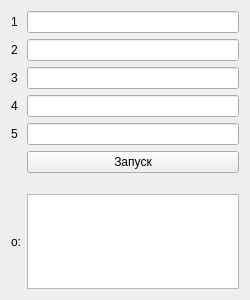
<?xml version="1.0" encoding="UTF-8"?>
<ui version="4.0">
 <class>lab6</class>
 <widget class="QMainWindow" name="lab6">
  <property name="geometry">
   <rect>
    <x>0</x>
    <y>0</y>
    <width>250</width>
    <height>300</height>
   </rect>
  </property>
  <property name="sizePolicy">
   <sizepolicy hsizetype="Fixed" vsizetype="Fixed">
    <horstretch>0</horstretch>
    <verstretch>0</verstretch>
   </sizepolicy>
  </property>
  <property name="minimumSize">
   <size>
    <width>250</width>
    <height>300</height>
   </size>
  </property>
  <property name="maximumSize">
   <size>
    <width>250</width>
    <height>300</height>
   </size>
  </property>
  <property name="windowTitle">
   <string>lab6</string>
  </property>
  <widget class="QWidget" name="centralWidget">
   <layout class="QGridLayout" name="gridLayout">
    <item row="1" column="1">
     <widget class="QLineEdit" name="le_2"/>
    </item>
    <item row="0" column="0">
     <widget class="QLabel" name="label">
      <property name="text">
       <string>1</string>
      </property>
     </widget>
    </item>
    <item row="3" column="1">
     <widget class="QLineEdit" name="le_4"/>
    </item>
    <item row="2" column="0">
     <widget class="QLabel" name="label_3">
      <property name="text">
       <string>3</string>
      </property>
     </widget>
    </item>
    <item row="3" column="0">
     <widget class="QLabel" name="label_5">
      <property name="text">
       <string>4</string>
      </property>
     </widget>
    </item>
    <item row="0" column="1">
     <widget class="QLineEdit" name="le_1"/>
    </item>
    <item row="2" column="1">
     <widget class="QLineEdit" name="le_3"/>
    </item>
    <item row="1" column="0">
     <widget class="QLabel" name="label_2">
      <property name="text">
       <string>2</string>
      </property>
     </widget>
    </item>
    <item row="5" column="1">
     <widget class="QPushButton" name="btn_run">
      <property name="text">
       <string>Запуск</string>
      </property>
     </widget>
    </item>
    <item row="4" column="1">
     <widget class="QLineEdit" name="le_5"/>
    </item>
    <item row="4" column="0">
     <widget class="QLabel" name="label_6">
      <property name="text">
       <string>5</string>
      </property>
     </widget>
    </item>
    <item row="7" column="1">
     <widget class="QTextEdit" name="te_o"/>
    </item>
    <item row="7" column="0">
     <widget class="QLabel" name="label_4">
      <property name="text">
       <string>o:</string>
      </property>
     </widget>
    </item>
    <item row="6" column="1">
     <spacer name="verticalSpacer">
      <property name="orientation">
       <enum>Qt::Vertical</enum>
      </property>
      <property name="sizeType">
       <enum>QSizePolicy::Minimum</enum>
      </property>
      <property name="sizeHint" stdset="0">
       <size>
        <width>20</width>
        <height>15</height>
       </size>
      </property>
     </spacer>
    </item>
   </layout>
  </widget>
 </widget>
 <layoutdefault spacing="6" margin="11"/>
 <resources/>
 <connections/>
</ui>
